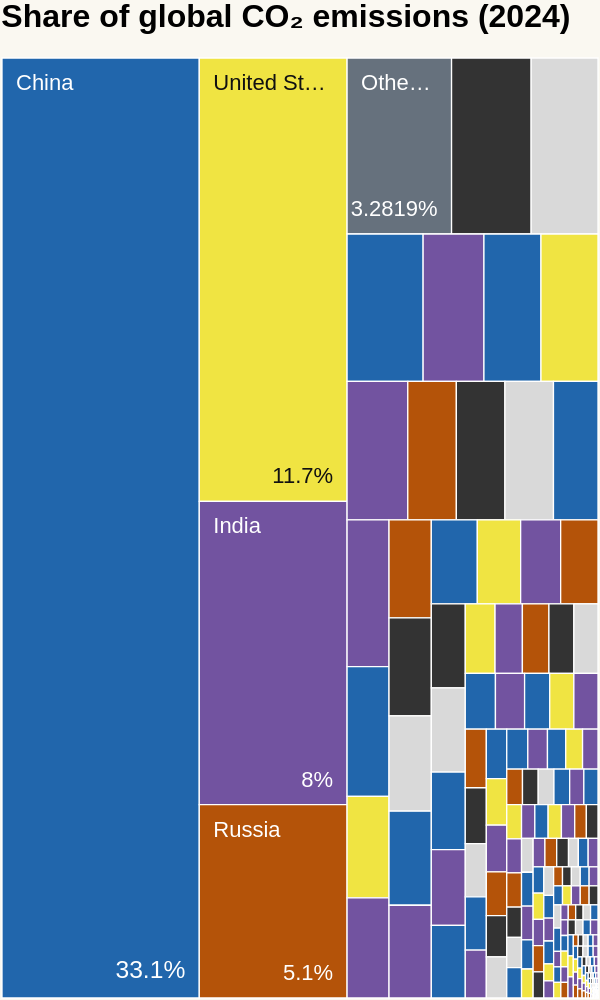

The specification (Vega-Lite) saved for this image:
### Vega-Lite specification from a JSON file in a GitHub repository (floating-point values rounded to 4 significant figures; data arrays with more than 128 entries replaced by an {"elided": "..."} marker saying what was removed)
{"$schema": "https://vega.github.io/schema/vega-lite/v5.json", "description": "2024 world CO2 emissions shares. Includes all 207 countries and territories from co2_emissions_by_country_2024_no_extra_column.csv. Other countries is the unallocated residual of 3.2818746 percentage points; no specific countries are inferred. Layout coordinates were precomputed from supplied shares with squarification, and require regeneration when source values change.", "width": "container", "height": 500, "autosize": {"type": "fit", "contains": "padding", "resize": true}, "padding": 0, "data": {"values": {"elided": "208 records"}}, "layer": [{"mark": {"type": "rect", "stroke": "#ffffff", "strokeWidth": 0.65}, "encoding": {"x": {"field": "x0", "type": "quantitative", "axis": null, "scale": {"domain": [0, 1000], "nice": false, "zero": false}}, "x2": {"field": "x1"}, "y": {"field": "y0", "type": "quantitative", "axis": null, "scale": {"domain": [0, 650], "nice": false, "zero": false, "reverse": true}}, "y2": {"field": "y1"}, "color": {"field": "fill", "type": "nominal", "scale": null, "legend": null}, "tooltip": [{"field": "country", "type": "nominal", "title": "Country / territory"}, {"field": "share_label", "type": "nominal", "title": "Share of world"}, {"field": "year", "type": "ordinal", "title": "Year"}, {"field": "note", "type": "nominal", "title": "Data note"}]}}, {"transform": [{"filter": "datum.rw * width / 1000 >= 48 && datum.rh * height / 650 >= 38"}], "mark": {"type": "text", "align": "left", "baseline": "top", "dx": 7, "dy": 7, "color": {"expr": "datum.fill === '#f0e442' || datum.fill === '#d9d9d9' ? '#111111' : '#ffffff'"}, "fontWeight": "normal", "fontSize": {"expr": "min(42, max(11, min(datum.rw * width / 1000 / 10, datum.rh * height / 650 / 4)))"}, "limit": {"expr": "max(0, datum.rw * width / 1000 - 14)"}, "ellipsis": "…"}, "encoding": {"x": {"field": "tx", "type": "quantitative", "axis": null, "scale": {"domain": [0, 1000], "nice": false, "zero": false}}, "y": {"field": "ty", "type": "quantitative", "axis": null, "scale": {"domain": [0, 650], "nice": false, "zero": false, "reverse": true}}, "text": {"field": "country"}, "tooltip": [{"field": "country", "type": "nominal", "title": "Country / territory"}, {"field": "share_label", "type": "nominal", "title": "Share of world"}, {"field": "year", "type": "ordinal", "title": "Year"}, {"field": "note", "type": "nominal", "title": "Data note"}]}}, {"transform": [{"filter": "datum.rw * width / 1000 >= 48 && datum.rh * height / 650 >= 38"}], "mark": {"type": "text", "align": "right", "baseline": "bottom", "dx": -7, "dy": -7, "color": {"expr": "datum.fill === '#f0e442' || datum.fill === '#d9d9d9' ? '#111111' : '#ffffff'"}, "fontSize": {"expr": "min(32, max(11, min(datum.rw * width / 1000 / 8, datum.rh * height / 650 / 4)))"}}, "encoding": {"x": {"field": "bx", "type": "quantitative", "axis": null, "scale": {"domain": [0, 1000], "nice": false, "zero": false}}, "y": {"field": "by", "type": "quantitative", "axis": null, "scale": {"domain": [0, 650], "nice": false, "zero": false, "reverse": true}}, "text": {"field": "share_label"}, "tooltip": [{"field": "country", "type": "nominal", "title": "Country / territory"}, {"field": "share_label", "type": "nominal", "title": "Share of world"}, {"field": "year", "type": "ordinal", "title": "Year"}, {"field": "note", "type": "nominal", "title": "Data note"}]}}], "config": {"font": "Arial", "background": "#faf8f1", "view": {"stroke": null}}, "title": {"text": "Share of global CO₂ emissions (2024)", "anchor": "start", "fontSize": 16, "offset": 12}}
